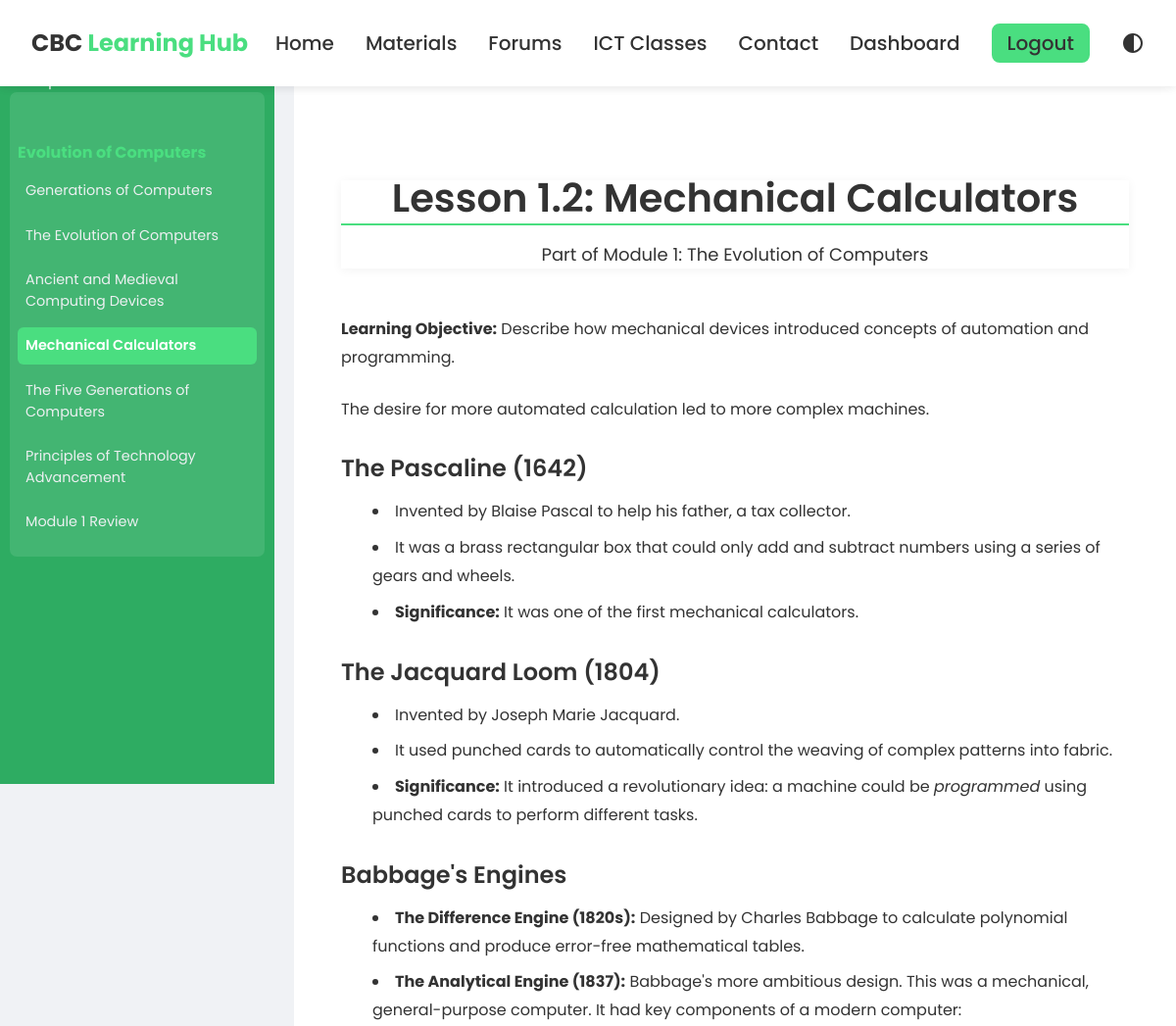
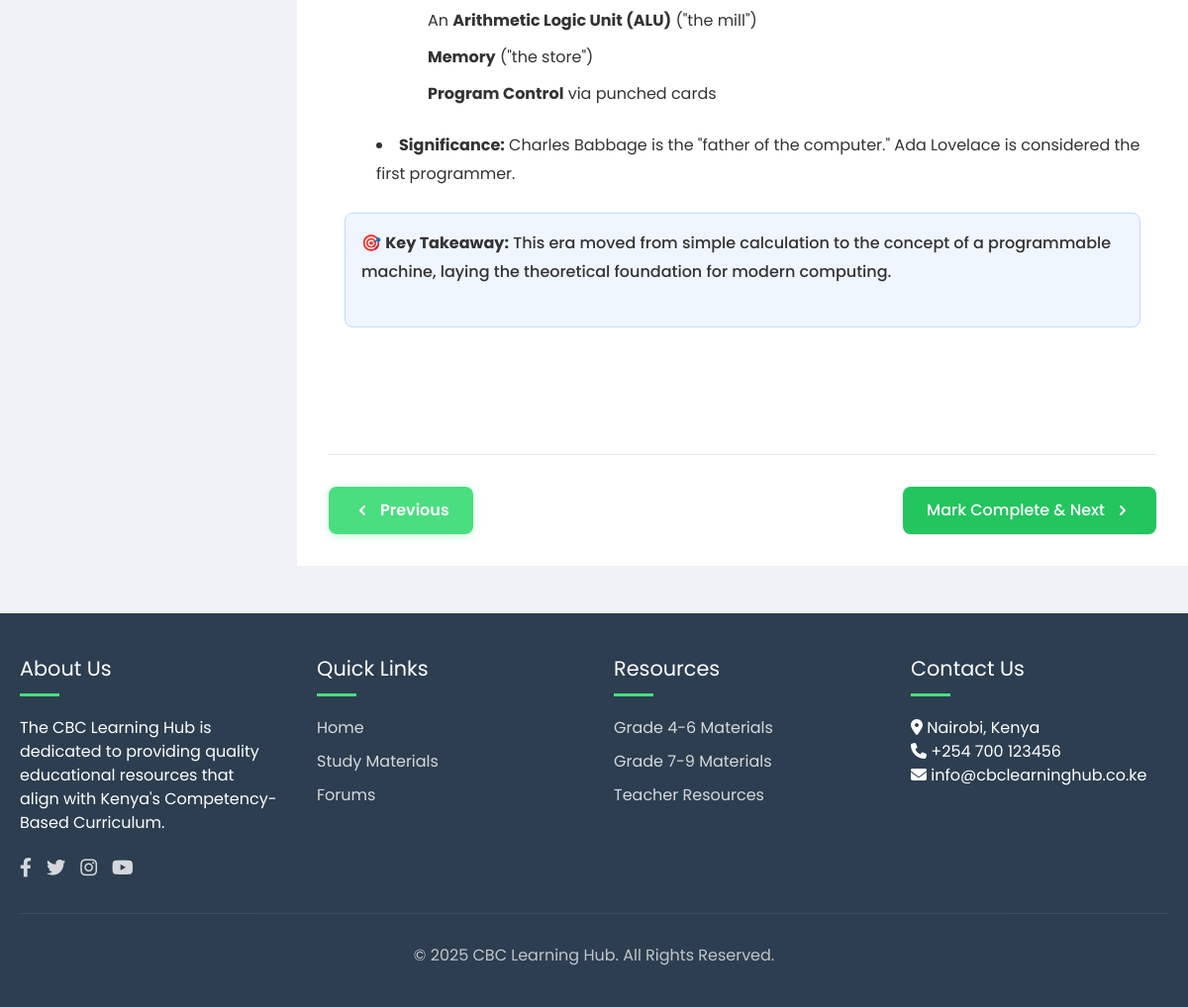
The page /material/4/ (signed in) on the database its author committed (2 pictures, top to bottom).
### learninghub/models.py (models this page shows, shortened)
class SubTopic(models.Model):
    topic = models.ForeignKey(Topic, on_delete=models.CASCADE)
    name = models.CharField(max_length=200)  # e.g., Data Analysis

class Material(models.Model):
    course = models.ForeignKey(
        'Course', on_delete=models.CASCADE, related_name='materials', null=True, blank=True
    )
    subtopic = models.ForeignKey(SubTopic, on_delete=models.CASCADE)
    title = models.CharField(max_length=200)
    html_content = models.TextField()
    order = models.PositiveIntegerField(blank=True, null=True)
    xp_value = models.PositiveIntegerField(default=50)
    class Meta:
        ordering = ['order', 'id']

### learninghub/views.py (the view)
# urls.py: path('material/<int:pk>/', hub_views.material_detail, name='material_detail'),
@login_required
def material_detail(request, pk):
    if request.user.role != 'student':
        messages.error(request,"Only Students Can view this content.")
        return redirect('index')
    material = get_object_or_404(Material, pk=pk)
    subtopic = material.subtopic
    topic = subtopic.topic
    subtopics = topic.subtopic_set.prefetch_related('material_set').all()
    all_materials = list(Material.objects.filter(subtopic__topic=topic).order_by('order', 'id'))
    materials_list = all_materials
    try:
        idx = materials_list.index(material)
    except ValueError:
        materials_list_ids = [m.id for m in materials_list]
        if material.id not in materials_list_ids:
            materials_list.append(material)
            materials_list.sort(key=lambda m: (m.order or 0, m.id))
        idx = materials_list.index(material)
    previous_material = materials_list[idx - 1] if idx > 0 else None
    next_material = materials_list[idx + 1] if idx < len(materials_list) - 1 else None
    return render(request, 'material_detail.html', {
        'current_material': material,
        'subtopics': subtopics,
        'topic': topic,
        'previous_material': previous_material,
        'next_material': next_material,
    })

### templates/material_detail.html (shortened to what this page needs)
{% load static %}
<!DOCTYPE html>
<html lang="en">
<head>
    <link rel="stylesheet" href="https://cdnjs.cloudflare.com/ajax/libs/font-awesome/6.4.0/css/all.min.css">
    <link rel="stylesheet" href="{% static 'css/base.css' %}">
    <link rel="stylesheet" href="{% static 'css/material_detail.css' %}">
    <script src="https://cdn.tailwindcss.com"></script>
</head>
<body>
    <header>
        <div class="header-container">
            <a href="#" class="logo">CBC <span>Learning Hub</span></a>
            <nav id="mainNav">
                <ul>
                    <li><a href="{% url 'index' %}">Home</a></li>
                    <li><a href="{% url 'subject_list' %}">Materials</a></li>
                    <li><a href="#forums">Forums</a></li>
                    <li><a href="#classes">ICT Classes</a></li>
                    <li><a href="#contact">Contact</a></li>
                    <li><a href="{% url 'dashboard' %}">Dashboard</a></li>
                    <li><a href="{% url 'account_logout' %}" class="btn-header btn-logout">Logout</a></li>
                    <li class="dark-mode-toggle">
                    </li>
                </ul>
            </nav>
        </div>
    </header>
    <div class="sidebar" id="sidebar">
    <h4>{{ topic.subject.name }} - {{ topic.subject.grade }}</h4>
    <ul>
        {% for subtopic in subtopics %}
            <li class="topic-item">
                <ul class="subtopic-list">
                        <li class="subtopic-item">
                            <strong>{{ subtopic.name }}</strong>
                            <ul class="material-list">
                                {% for material in subtopic.material_set.all|dictsort:"order" %}
                                    <li>
                                        <a href="{% url 'material_detail' material.pk %}"
                                           class="{% if material.pk == current_material.pk %}active{% endif %}">
                                            {{ material.title }}
                                        </a>
                                    </li>
                                {% empty %}
                                    <li>No materials yet.</li>
                                {% endfor %}
                            </ul>
                        </li>
                </ul>
            </li>
        {% empty %}
            <li>No topics found for this subject.</li>
        {% endfor %}
    </ul>
    </div>
    <main class="main-content">
        <div class="prose prose-lg max-w-none prose-green">
            {% if current_material.html_content %}
                {{ current_material.html_content|safe }}
            {% else %}
                <p>No material content found.</p>
            {% endif %}
        </div>
        <div class="flex flex-col sm:flex-row justify-between mt-12 pt-8 border-t border-gray-200 navigation-buttons gap-4">
            {% if previous_material %}
                <a href="{% url 'material_detail' previous_material.pk %}" class="bg-green-500 hover:bg-green-600 text-white font-medium px-6 py-3 rounded-lg transition duration-200 flex items-center justify-center gap-2 shadow hover:shadow-md">
                    <svg xmlns="http://www.w3.org/2000/svg" class="h-5 w-5" viewBox="0 0 20 20" fill="currentColor"><path fill-rule="evenodd" d="M12.707 5.293a1 1 0 010 1.414L9.414 10l3.293 3.293a1 1 0 01-1.414 1.414l-4-4a1 1 0 010-1.414l4-4a1 1 0 011.414 0z" clip-rule="evenodd" /></svg>
                    Previous
                </a>
            {% endif %}
            {% if next_material %}
                <form action="{% url 'complete_material' current_material.pk %}" method="post">
                    <button type="submit"
                        class="inline-flex items-center justify-center gap-2 px-6 py-3 rounded-lg bg-green-500 text-white font-medium shadow transition duration-200 hover:bg-green-600 hover:shadow-md">
                        Mark Complete & Next
                        <svg xmlns="http://www.w3.org/2000/svg" class="h-5 w-5" viewBox="0 0 20 20" fill="currentColor">
                            <path fill-rule="evenodd"
                                d="M7.293 14.707a1 1 0 010-1.414L10.586 10 7.293 6.707a1 1 0 011.414-1.414l4 4a1 1 0 010 1.414l-4 4a1 1 0 01-1.414 0z"
                                clip-rule="evenodd" />
                        </svg>
                    </button>
                </form>
            {% endif %}
        </div>
    </main>
    <footer id="contact">
        <div class="footer-content">
            <div class="footer-column">
                <h3>About Us</h3>
                <p>The CBC Learning Hub is dedicated to providing quality educational resources that align with Kenya's Competency-Based Curriculum.</p>
                <div class="social-links">
                    <a href="#"><i class="fab fa-facebook-f"></i></a>
                    <a href="#"><i class="fab fa-twitter"></i></a>
                    <a href="#"><i class="fab fa-instagram"></i></a>
                    <a href="#"><i class="fab fa-youtube"></i></a>
                </div>
            </div>
            <div class="footer-column">
                <h3>Quick Links</h3>
                <ul class="footer-links">
                    <li><a href="#">Home</a></li>
                    <li><a href="#">Study Materials</a></li>
                    <li><a href="#">Forums</a></li>
                </ul>
            </div>
            <div class="footer-column">
                <h3>Resources</h3>
                <ul class="footer-links">
                    <li><a href="#">Grade 4-6 Materials</a></li>
                    <li><a href="#">Grade 7-9 Materials</a></li>
                    <li><a href="#">Teacher Resources</a></li>
                </ul>
            </div>
            <div class="footer-column">
                <h3>Contact Us</h3>
                <p><i class="fas fa-map-marker-alt"></i> Nairobi, Kenya</p>
                <p><i class="fas fa-phone"></i> +254 700 123456</p>
                <p><i class="fas fa-envelope"></i> info@cbclearninghub.co.ke</p>
            </div>
        </div>
        <div class="footer-bottom">
            <p>&copy; {% now "Y" %} CBC Learning Hub. All Rights Reserved.</p>
        </div>
    </footer>
</body>
</html>

### static/css/base.css (style rules this page uses)
:root { --primary-color: #333; --accent-color: #4ade80; --bg-color: #f0f2f5; --text-color: #333; --header-bg: #fff; --sidebar-bg: #2eac62; --sidebar-text: #ecf0f1; --content-bg: #ffffff; --shadow-color: rgba(0, 0, 0, 0.05); --hero-bg: #f8fafc; --card-bg: #ffffff; --testimonial-bg: #f8fafc; --footer-bg: #2c3e50; --footer-text: #ffffff; --border-color: #e2e8f0; --gray: #f1f5f9; --gray-dark: #e2e8f0; --text-light: #64748b; --primary-light: #e0f2fe; --danger: #ef4444; --white: #ffffff; --border-radius: 0.5rem; --shadow: 0 1px 3px rgba(0, 0, 0, 0.1); --shadow-md: 0 4px 6px rgba(0, 0, 0, 0.1); --shadow-sm: 0 1px 2px rgba(0, 0, 0, 0.05); }
body { font-family: 'Poppins', sans-serif; background-color: var(--bg-color); color: var(--text-color); transition: background-color 0.3s ease, color 0.3s ease; position: relative; min-height: 100vh; margin: 0; padding: 0; }
header { background-color: var(--header-bg); box-shadow: 0 2px 10px var(--shadow-color); position: sticky; top: 0; z-index: 1000; }
.header-container { max-width: 1200px; margin: 0 auto; padding: 1rem 2rem; display: flex; justify-content: space-between; align-items: center; }
.logo { font-size: 1.5rem; font-weight: 700; color: var(--primary-color); text-decoration: none; transition: color 0.3s ease; }
.logo span { color: var(--accent-color); }
#mainNav ul { display: flex; list-style: none; margin: 0; padding: 0; align-items: center; gap: 2rem; }
#mainNav a { color: var(--text-color); text-decoration: none; font-size: 20px; font-weight: 500; transition: color 0.3s ease; position: relative; }
#mainNav a::after { content: ''; position: absolute; bottom: -5px; left: 0; width: 0; height: 2px; background-color: var(--accent-color); transition: width 0.3s ease; }
.btn-header { display: inline-block; padding: 8px 14px; border-radius: 8px; font-weight: 600; text-decoration: none; line-height: 1; transition: all 0.2s ease; }
.btn-logout { background: var(--accent-color); color: #fff; border: 2px solid var(--accent-color); }
.dark-mode-toggle { position: relative; width: 24px; height: 24px; cursor: pointer; display: flex; align-items: center; justify-content: center; }
.dark-mode-toggle svg { position: absolute; top: 0; left: 0; transition: opacity 0.3s ease; fill: var(--text-color); }
footer { background-color: var(--footer-bg); color: var(--footer-text); padding: 40px 20px; position: relative; margin-top: auto; }
.footer-content { display: grid; grid-template-columns: repeat(auto-fit, minmax(250px, 1fr)); gap: 40px; max-width: 1200px; margin: 0 auto; }
.footer-column h3 { font-size: 1.3rem; margin-bottom: 20px; position: relative; color: var(--footer-text); }
.footer-column h3::after { content: ''; display: block; width: 40px; height: 3px; background-color: var(--accent-color); margin-top: 10px; }
.footer-links { list-style: none; padding: 0; }
.footer-links li { margin-bottom: 10px; }
.footer-links a { color: var(--footer-text); text-decoration: none; opacity: 0.8; transition: all 0.3s; }
.social-links { display: flex; gap: 15px; margin-top: 20px; }
.social-links a { color: var(--footer-text); font-size: 1.2rem; opacity: 0.8; transition: all 0.3s; }
.footer-bottom { text-align: center; padding-top: 30px; margin-top: 30px; border-top: 1px solid rgba(255, 255, 255, 0.1); opacity: 0.7; color: var(--footer-text); }

### rows shown on the page
SubTopic: name "Evolution of Computers"
Material: title "Generations of Computers"
Material: title "The Evolution of Computers"
Material: title "Ancient and Medieval Computing Devices"
Material: title "Mechanical Calculators", html_content "Lesson 1.2: Mechanical Calculators Part of Module 1: The Evolution of Computers Learning Objective: Describe how mechanical devices introduced concepts of automation and programming. The desire for more automated calculation led to more complex machines. The Pascaline (1642) Invented by Blaise Pascal to help his father, a tax collector. It was a brass rectangular box that could only add and subtract numbers using a series of gears and wheels. Significance: It was one of the first mechanical calculators. The Jacquard Loom (1804) Invented by Joseph Marie Jacquard. It used punched cards to automatically control the weaving of complex patterns into fabric. Significance: It introduced a…"
Material: title "The Five Generations of Computers"
Material: title "Principles of Technology Advancement"
Material: title "Module 1 Review"
